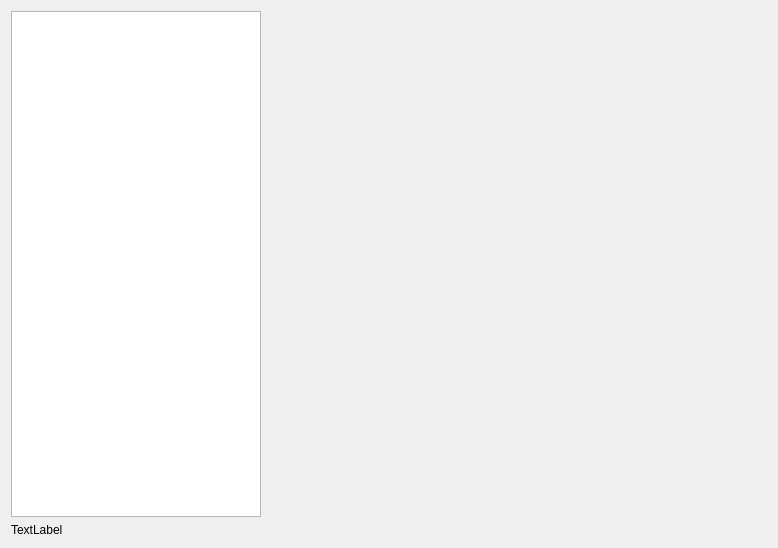
<?xml version="1.0" encoding="UTF-8"?>
<ui version="4.0">
 <class>ShareDialog</class>
 <widget class="QDialog" name="ShareDialog">
  <property name="geometry">
   <rect>
    <x>0</x>
    <y>0</y>
    <width>508</width>
    <height>517</height>
   </rect>
  </property>
  <property name="windowTitle">
   <string>Dialog</string>
  </property>
  <layout class="QGridLayout" name="gridLayout">
   <item row="0" column="0" rowspan="2">
    <widget class="QListWidget" name="listWidget">
     <property name="minimumSize">
      <size>
       <width>250</width>
       <height>0</height>
      </size>
     </property>
    </widget>
   </item>
   <item row="0" column="1">
    <widget class="QRWidget" name="widget" native="true">
     <property name="minimumSize">
      <size>
       <width>500</width>
       <height>500</height>
      </size>
     </property>
    </widget>
   </item>
   <item row="2" column="0" colspan="2">
    <widget class="QLabel" name="labelURI">
     <property name="text">
      <string>TextLabel</string>
     </property>
    </widget>
   </item>
  </layout>
 </widget>
 <customwidgets>
  <customwidget>
   <class>QRWidget</class>
   <extends>QWidget</extends>
   <header location="global">QRWidget.h</header>
   <container>1</container>
  </customwidget>
 </customwidgets>
 <resources/>
 <connections/>
</ui>
